Frame 1 (no input): blank canvas, image omitted
Frame 60 (no input): blank canvas, image omitted
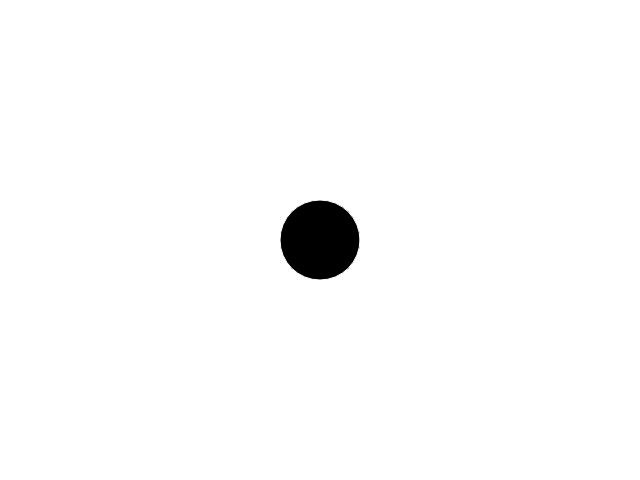
Frame 120 (the mouse pressed at the canvas centre since frame 60)

The p5.js sketch whose frames 1 and 60 were blank and that drew this single picture after the mouse press (run headless with seeded random() and noise() and a simulated clock; from frame 60 on, the mouse is pressed at the canvas centre):

// p5.js sketch
// ── sketch.js
function setup() {
  createCanvas(640, 480);
}

function draw() {
  if (mouseIsPressed) {
    fill(0);
    stroke(255);
  } else {
    fill(255);
  }

  	if (mouseX!==0 || mouseY!==0)
  		ellipse(mouseX, mouseY, 80, 80);
}
